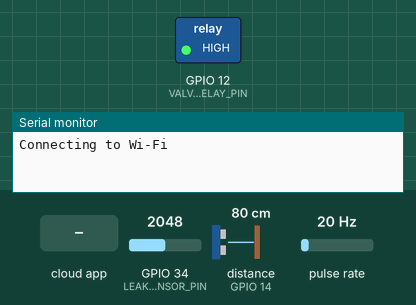
This sketch was run on a simulated ESP32. Shown: switched loads named in the sketch (green lamp = pin HIGH), the last lines printed to the serial monitor. Wiring (inferred from the names in the program): ultrasonic range finder: trigger GPIO 13; echo GPIO 14; pulse sensor: data GPIO 4. The test bench sets the inputs (shaded band); at power-on: GPIO 34 (LEAK_SENSOR_PIN) = 2048, distance to the obstacle (sensor on GPIO 14) 80 cm, pulse rate 20 Hz. The echo pulse lasts 58.3 µs per cm; WiFi joins after 1.5 s; servers stay silent unless stated; pins used as bus, display or sensor lines are not drawn.

Above: at 0.1 s.
At 2.8 s:
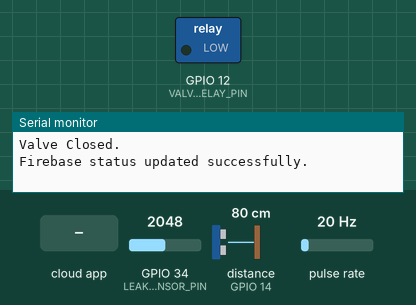
2.9 s: the phone or cloud app sets valve_open to 1
4.4 s: the phone or cloud app sets auto_mode to 0
5.9 s: the phone or cloud app sets auto_mode to 1
Timing chart, 0 to 8.9 s (numbered marks = the images above; inputs shaded):
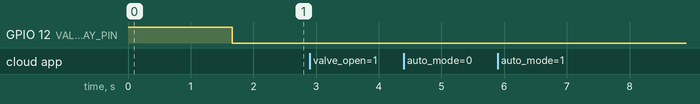

The sketch:

AquaGuardESP32.ino
```cpp
/**
 * Aqua Guard: Smart Water Management & Wastage Prevention System
 * ESP32 Firmware
 *
 * Hardware Requirements:
 * - ESP32 Development Board
 * - Water Flow Sensor (YF-S201) - Pulse-based
 * - Ultrasonic Water Level Sensor (HC-SR04)
 * - Soil Moisture / Water Leak Sensor
 * - 5V Relay Module (for Solenoid Valve control)
 *
 * Required Libraries (Install via Arduino Library Manager):
 * - Firebase ESP32 Client by Mobizt
 */

#include <WiFi.h>
#include <FirebaseESP32.h>

// --- HARDWARE PIN CONFIGURATION ---
#define FLOW_SENSOR_PIN      4   // GPIO4 (Interrupt-enabled pin for flow sensor)
#define VALVE_RELAY_PIN     12   // GPIO12 (Controls solenoid valve)
#define ULTRASONIC_TRIG_PIN 13   // GPIO13 (HC-SR04 Trigger)
#define ULTRASONIC_ECHO_PIN 14   // GPIO14 (HC-SR04 Echo)
#define LEAK_SENSOR_PIN     34   // GPIO34 (Analog input for leak detection)

// --- WIFI & FIREBASE CONFIGURATION ---
#define WIFI_SSID           "YOUR_WIFI_SSID"
#define WIFI_PASSWORD       "YOUR_WIFI_PASSWORD"
#define FIREBASE_HOST       "YOUR_PROJECT_ID-rtdb.firebaseio.com"
#define FIREBASE_AUTH       "YOUR_DATABASE_SECRET_OR_API_KEY"
#define DEVICE_ID           "device_id_123" // Unique ID for this Aqua Guard unit

// --- TANK DIMENSIONS (for level percentage calculation) ---
#define TANK_DEPTH_CM       100.0  // Distance from sensor to bottom of empty tank (in cm)
#define TANK_FULL_DIST_CM   10.0   // Distance from sensor when tank is full (in cm)

// --- FLOW SENSOR CALIBRATION ---
// YF-S201 flow sensor: Pulse frequency (Hz) = 7.5 * Flow rate (L/min)
const float calibrationFactor = 7.5;
volatile byte pulseCount = 0;
float flowRate = 0.0;
unsigned int flowMilliLiters = 0;
unsigned long totalMilliLiters = 0;
unsigned long oldTime = 0;

// --- LEAK DETECTION THRESHOLD ---
#define LEAK_THRESHOLD      1500  // Analog value (0-4095) above which a leak is registered

// --- SYSTEM STATE ---
bool valveOpen = true;
bool autoMode = true;
bool leakDetected = false;
int waterLevelPercent = 0;
unsigned long lastFirebaseUpdate = 0;
const unsigned long firebaseUpdateInterval = 2000; // 2 seconds

// Firebase objects
FirebaseData fbdo;
FirebaseAuth fbAuth;
FirebaseConfig fbConfig;

// Interrupt Service Routine (ISR) for flow sensor pulses
void IRAM_ATTR pulseCounter() {
  pulseCount++;
}

void setup() {
  Serial.begin(115200);

  // Pin Modes
  pinMode(VALVE_RELAY_PIN, OUTPUT);
  pinMode(ULTRASONIC_TRIG_PIN, OUTPUT);
  pinMode(ULTRASONIC_ECHO_PIN, INPUT);
  pinMode(LEAK_SENSOR_PIN, INPUT);
  pinMode(FLOW_SENSOR_PIN, INPUT_PULLUP);

  // Initialize Valve state (Open by default)
  digitalWrite(VALVE_RELAY_PIN, HIGH); // Assuming active-high relay (HIGH = Valve Open)

  // Attach interrupt to Flow Sensor
  attachInterrupt(digitalPinToInterrupt(FLOW_SENSOR_PIN), pulseCounter, FALLING);

  // Connect to Wi-Fi
  WiFi.begin(WIFI_SSID, WIFI_PASSWORD);
  Serial.print("Connecting to Wi-Fi");
  while (WiFi.status() != WL_CONNECTED) {
    delay(500);
    Serial.print(".");
  }
  Serial.println("\nConnected to Wi-Fi!");
  Serial.print("IP Address: ");
  Serial.println(WiFi.localIP());

  // Configure Firebase
  fbConfig.host = FIREBASE_HOST;
  fbConfig.signer.tokens.legacy_token = FIREBASE_AUTH;
  Firebase.begin(&fbConfig, &fbAuth);
  Firebase.reconnectWiFi(true);

  // Setup Firebase Stream to listen for Valve Commands from App
  String streamPath = "/devices/" + String(DEVICE_ID) + "/live_status";
  if (!Firebase.beginStream(fbdo, streamPath)) {
    Serial.println("Firebase Stream begin failed: " + fbdo.errorReason());
  } else {
    Serial.println("Firebase Stream started on: " + streamPath);
  }
}

void loop() {
  // 1. Calculate Flow Rate
  if ((millis() - oldTime) > 1000) { // Process every 1 second
    detachInterrupt(digitalPinToInterrupt(FLOW_SENSOR_PIN));

    // Calculate flow rate in L/min
    flowRate = ((1000.0 / (millis() - oldTime)) * pulseCount) / calibrationFactor;
    oldTime = millis();

    // Calculate volume in mL passed in this second
    flowMilliLiters = (flowRate / 60.0) * 1000.0;
    totalMilliLiters += flowMilliLiters;

    pulseCount = 0;
    attachInterrupt(digitalPinToInterrupt(FLOW_SENSOR_PIN), pulseCounter, FALLING);
  }

  // 2. Read Water Level (Ultrasonic Sensor)
  long duration;
  float distance;
  digitalWrite(ULTRASONIC_TRIG_PIN, LOW);
  delayMicroseconds(2);
  digitalWrite(ULTRASONIC_TRIG_PIN, HIGH);
  delayMicroseconds(10);
  digitalWrite(ULTRASONIC_TRIG_PIN, LOW);
  duration = pulseIn(ULTRASONIC_ECHO_PIN, HIGH);
  distance = (duration * 0.0343) / 2.0; // Speed of sound is 343 m/s

  // Calculate percentage
  if (distance >= TANK_DEPTH_CM) {
    waterLevelPercent = 0;
  } else if (distance <= TANK_FULL_DIST_CM) {
    waterLevelPercent = 100;
  } else {
    waterLevelPercent = (int)(((TANK_DEPTH_CM - distance) / (TANK_DEPTH_CM - TANK_FULL_DIST_CM)) * 100.0);
  }
  waterLevelPercent = constrain(waterLevelPercent, 0, 100);

  // 3. Read Leak Sensor
  int leakRawValue = analogRead(LEAK_SENSOR_PIN);
  leakDetected = (leakRawValue > LEAK_THRESHOLD);

  // 4. Local Fail-Safe Logic (Auto Mode)
  if (autoMode) {
    if (leakDetected) {
      if (valveOpen) {
        Serial.println("ALERT: Leak detected! Shutting off valve immediately.");
        closeValve();
      }
    } else if (waterLevelPercent >= 98) {
      if (valveOpen) {
        Serial.println("ALERT: Tank Full! Shutting off valve to prevent overflow.");
        closeValve();
      }
    }
  }

  // 5. Handle Firebase Stream commands (Non-blocking check)
  handleFirebaseStream();

  // 6. Push Live Status to Firebase RTDB
  if (millis() - lastFirebaseUpdate > firebaseUpdateInterval) {
    lastFirebaseUpdate = millis();
    pushStatusToFirebase();
  }
}

void openValve() {
  valveOpen = true;
  digitalWrite(VALVE_RELAY_PIN, HIGH); // Valve Open
  Serial.println("Valve Opened.");
}

void closeValve() {
  valveOpen = false;
  digitalWrite(VALVE_RELAY_PIN, LOW); // Valve Closed
  Serial.println("Valve Closed.");
}

void handleFirebaseStream() {
  if (Firebase.ready() && Firebase.readStream(fbdo)) {
    if (fbdo.streamAvailable()) {
      String path = fbdo.dataPath();
      if (path == "/valve_open") {
        bool targetValveState = fbdo.boolData();
        if (targetValveState != valveOpen) {
          if (targetValveState) {
            openValve();
          } else {
            closeValve();
          }
        }
      } else if (path == "/auto_mode") {
        autoMode = fbdo.boolData();
        Serial.print("Auto Mode updated: ");
        Serial.println(autoMode ? "ENABLED" : "DISABLED");
      }
    }
  }
}

void pushStatusToFirebase() {
  if (Firebase.ready()) {
    String path = "/devices/" + String(DEVICE_ID) + "/live_status";

    FirebaseJson json;
    json.set("flow_rate", flowRate);
    json.set("water_level_pct", waterLevelPercent);
    json.set("leak_detected", leakDetected);
    json.set("valve_open", valveOpen);
    json.set("auto_mode", autoMode);
    json.set("last_seen", (double)millis()); // Simple heartbeat using millis

    if (Firebase.updateNode(fbdo, path, json)) {
      Serial.println("Firebase status updated successfully.");
    } else {
      Serial.println("Firebase update failed: " + fbdo.errorReason());
    }
  }
}
```
